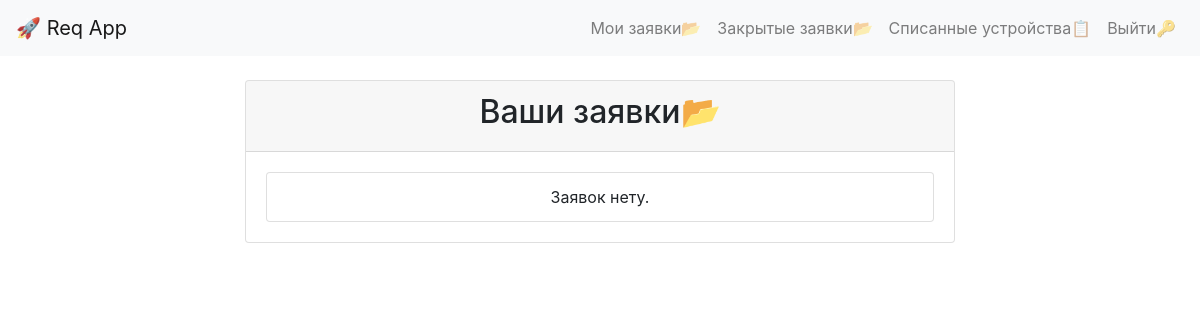
/requests/ (signed in), run on an earlier commit of the app's database.
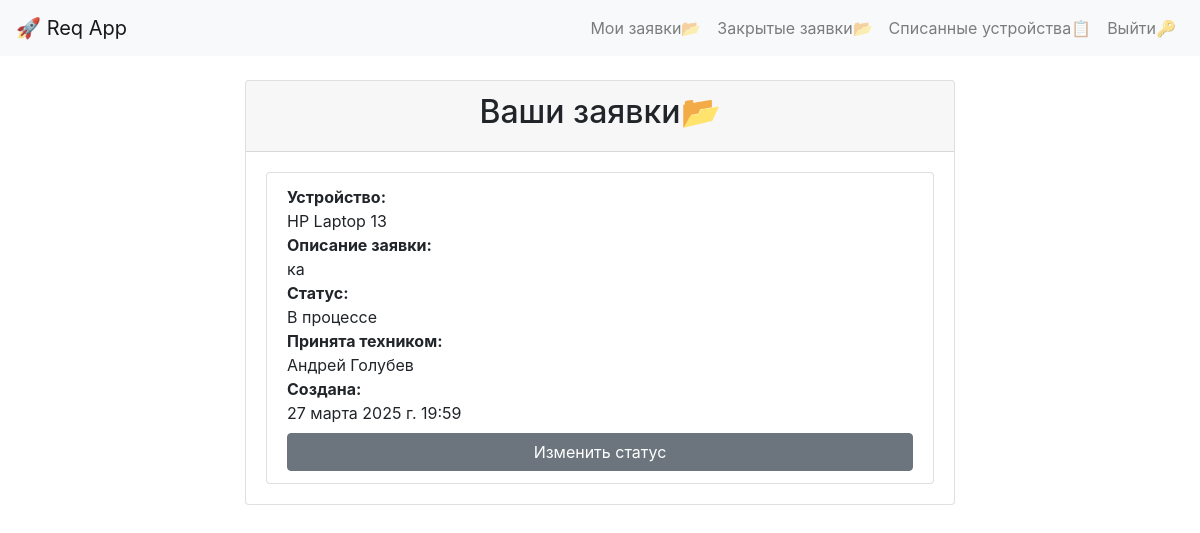
And on a later commit of the database.
### reqapp/models.py (models this page shows, shortened)
class Request(models.Model):
    STATUS_CHOICES = (
        ('open', 'Открыта'),
        ('in_progress', 'В процессе'),
        ('closed', 'Закрыта'),
    )
    user = models.ForeignKey(User, on_delete=models.CASCADE)
    device = models.ForeignKey(Device, on_delete=models.SET_NULL, blank=True, null=True)
    description = models.TextField()
    status = models.CharField(max_length=20, choices=STATUS_CHOICES, default='open')
    created_at = models.DateTimeField(auto_now_add=True)
    technician = models.ForeignKey(User, on_delete=models.SET_NULL, null=True, blank=True, related_name='technician_requests')  # Поле для техники

class Device(models.Model):
    name = models.CharField(max_length=100)
    description = models.TextField(blank=True, null=True)
    category = models.ForeignKey(Category, on_delete=models.SET_NULL, blank=True, null=True, related_name='devices')
    code = models.CharField(max_length=100, blank=True, null=True, unique=True)
    audience = models.ForeignKey(Audience, on_delete=models.SET_NULL, blank=True, null=True, related_name='devices')
    equipment_number = models.CharField(max_length=50, unique=True, blank=True, null=True)
    purchase_date = models.DateField(blank=True, null=True)
    initial_cost = models.DecimalField(max_digits=12, decimal_places=2, blank=True, null=True)
    location = models.CharField(max_length=100, blank=True, null=True)
    residual_value = models.DecimalField(max_digits=12, decimal_places=2, blank=True, null=True)
    is_deleted = models.BooleanField(default=False)  # Флаг для удаления
    updated_at = models.DateTimeField(auto_now=True)

### reqapp/views.py (the view)
# urls.py: path('requests/', request_list, name='request_list'),
def request_list(request):
    if not request.user.is_authenticated:
        return redirect('login')
    technician = request.user.groups.filter(name='Technician').exists()
    if technician:
        requests = Request.objects.exclude(status='closed')
    else:
        requests = Request.objects.filter(user=request.user).exclude(status='closed')
    return render(request, 'request_list.html', {'requests': requests, 'technician': technician})

### reqapp/templates/request_list.html (shortened to what this page needs)
{% extends 'base.html' %}
{% block content %}
<div class="container">
    <div class="row justify-content-center">
        <div class="col-md-8">
            <div class="card">
                <div class="card-header text-center">
                    <h2>Ваши заявки📂</h2>
                </div>
                <div class="card-body">
                    <ul class="list-group">
                        {% for request in requests %}
                            <li class="list-group-item">
                                <div class="d-flex flex-column">
                                    <strong>Устройство:</strong>
                                    {% if request.device %}
                                        {{ request.device.name }}
                                    {% else %}
                                        Нет Устройства
                                    {% endif %}
                                    <strong>Описание заявки:</strong>
                                    {{ request.description }}
                                    <strong>Статус:</strong>
                                    {{ request.get_status_display }}
                                    {% if request.technician %}
                                        <strong>Принята техником:</strong>
                                        {{ request.technician.first_name }} {{ request.technician.last_name }}
                                    {% endif %}
                                    <strong>Создана:</strong>
                                    {{ request.created_at }}
                                    {% if request.status != 'closed' and user.groups.all.0.name == 'Technician' %}
                                        <a href="{% url 'change_status' request.id %}" class="btn btn-secondary mt-2">Изменить статус</a>
                                    {% endif %}
                                </div>
                            </li>
                        {% empty %}
                            <li class="list-group-item text-center">Заявок нету.</li>
                        {% endfor %}
                    </ul>
                </div>
            </div>
        </div>
    </div>
</div>
{% endblock %}

What changed in the data, as far as the page shows it:
added Request: device.name "HP Laptop 13", description "ка", status "В процессе", technician.first_name "Андрей", technician.last_name "Голубев", created_at "27 марта 2025 г. 19:59", shows "Изменить статус"
Also different on the page:
text no longer shown: "Заявок нету."
